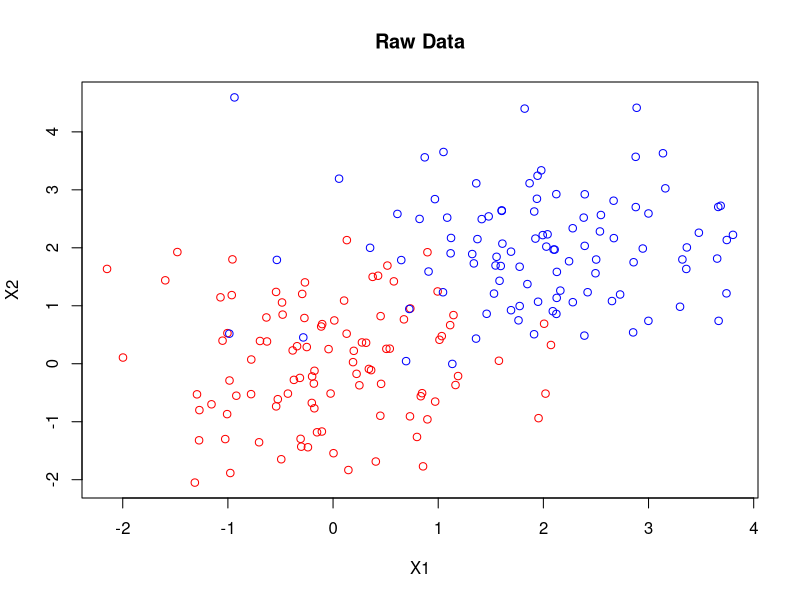
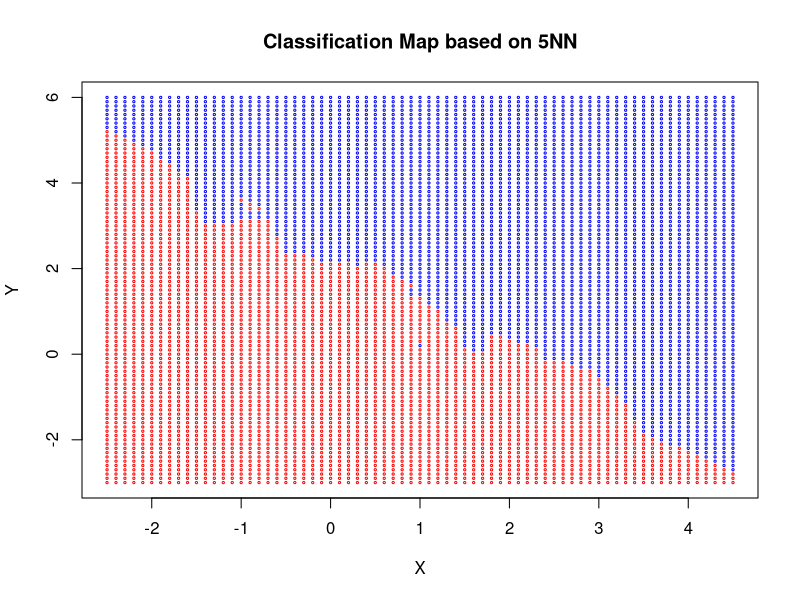
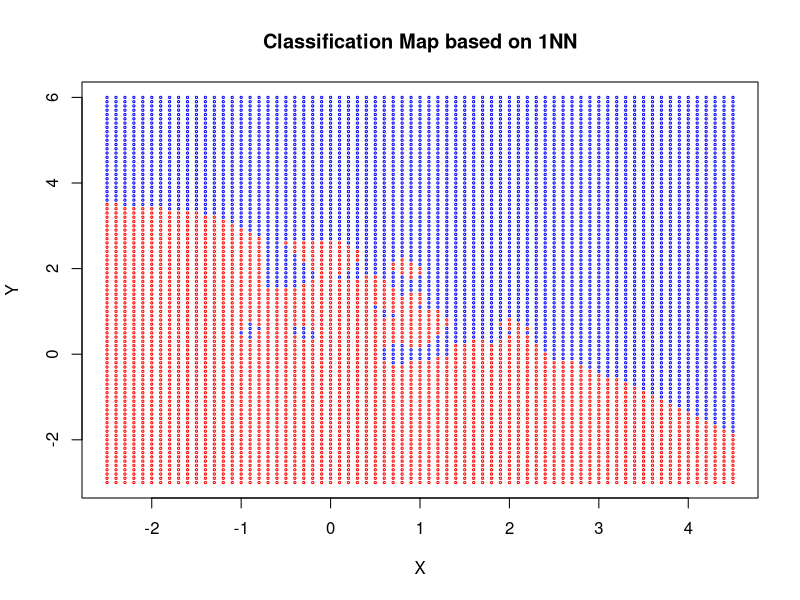
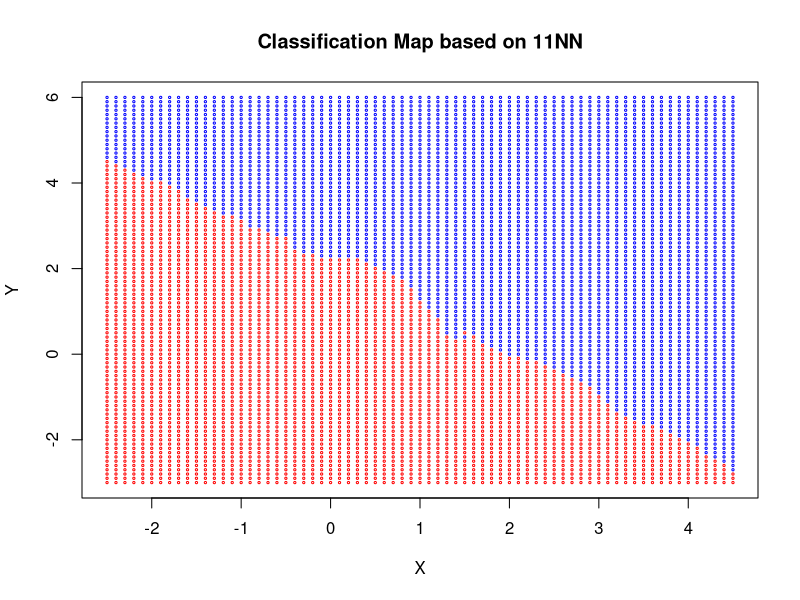

The R script that drew these images, in order:
## ---- chunk 1
knitr::opts_chunk$set(echo = TRUE)
## ---- chunk 2

set.seed(12) ## Do this to make a reproducible simulated dataset

simulatedDataGroup1 <- data.frame(X = rnorm(100), Y = rnorm(100)) ## This is the "reds" who are a group of widgits displaying values one 
## would expect to see from a bivariate regular normal (mu = 0, sd = 1) between two independent variables.
simulatedDataGroup2 <- data.frame(X = rnorm(100, mean = 2), Y = rnorm(100, mean = 2)) ## This is the "blues" who are a group of widgits
## with a similar distribution but ofset in both variables by 2 units up and to the right.

combinedData <- data.frame(matrix(nrow = 200, ncol = 2))                                                                    
combinedData[1:100, ] <- simulatedDataGroup1
combinedData[101:200, ] <- simulatedDataGroup2 ## This is our complete simulated dataset
groupMembership <- c(rep("red", 100), rep("blue", 100)) ## ... and our record of their group membership.

plot(combinedData, col = groupMembership, main = "Raw Data")

## ---- chunk 3

distNeighbours <- function(classifiedData, unclassifiedPoint, p = c(1L, 2L, Inf)) {
  di <- classifiedData
  for (i in 1:length(unclassifiedPoint)) { ## This produces the absolute differences in all dimensions of our point from every other point.
    di[ , i] <- abs(classifiedData[ , i]-unclassifiedPoint[i])
  }
  if (is.finite(p)) { ## If p is a natural number (not the infinity norm)...
    exponentiated <- di^p
    distance <- rowSums(exponentiated)
    distance <- distance^(1/p) ## Then do sum(row^p)^(1/p) (the p-norm), if p=2 this is often called the l2 or Euclidean norm, if p=1 this
    ## is the l1 or taxicab norm.
  }
  else if (is.infinite(p)) { ## If p is Inf (infinity)...
    distance <- apply(di, 1, max) ## Then do max(row), which is the p-norm as p -> +infinity, thus we've implemented every p-norm in this
    ## function, we could have implemented other distance measures as well, but I think these are the most common numeric vector norms, and
    ## also the most relevant for my purposes.
  }
  else { ## And for the indecisive...
    exponentiated <- di^2
    distance <- sqrt(rowSums(exponentiated)) ## We have the l2 or Euclidean norm as a default, but...
    warning("No or unknown distance measure given, defaulting to p=2/euclidean norm.") ## we better warn them of their indecision.
  }
  distance
}

kNN <- function(classifiedData, classification, unclassifiedPoint, k, p = 2) {
  distances <- distNeighbours(classifiedData, unclassifiedPoint, p) ## Once we have the distances to every point
  kthneighbour <- sort(distances)[k] ## Find the distance to the kth closest point
  kNN <- classification[distances <= kthneighbour] ## And find out which group all the points at most that distance away are
  conclusion <- table(kNN)/k ## Collect the votes (each of those neighbours gets a vote as to what a given point is based on what they 
  ## are) and make the values into proportions
  list(results = conclusion, k = k, p = p) ## And return results, including some information on how we collected the results
}
## ---- chunk 4

XInt <- seq(-2.5, 4.5, by = 0.1) ## Choose some x and y values that span the data to use to map how this would classify areas of the space
YInt <- seq(-3, 6, by = 0.1)

colMatrix5 <- matrix(nrow = length(YInt), ncol = length(XInt))

for (j in 1:length(XInt)) { ## This loop only works for odd numbers because it doesn't have a case in order to handle a tie, that is very
  ## easy to fix, but why bother since there are so many odd numbers we can choose from (unless we wish to make this a function, which
  ## considering the number of times we use it in this script, might be a worthwhile activity!).
  for (i in 1:length(YInt)) {
    NN5 <- kNN(combinedData, 
               groupMembership, 
               c(XInt[j], YInt[i]), 
               k = 5, ## We are considering the five nearest neighbours in this version.
               p = 2)
    colMatrix5[i, j] <- names(NN5$results[NN5$results == max(NN5$results)])
  }
}

rm(NN5, i, j)

Xwhich <- rep(NA_integer_, length(colMatrix5))

for (i in ((1:length(XInt))-1)) {
  Xwhich[(1+i*length(YInt)):(length(YInt)+i*length(YInt))] <- (i+1)
}

pointLocations <- data.frame(X = XInt[Xwhich], Y = rep(YInt, length(XInt))) ## The coordinates of all the points we found the 'majority
## vote' for in our nested loop.
coloursPoints5 <- c(colMatrix5) ## The 'majority votes' converted to a vector

plot(pointLocations, col = coloursPoints5, cex = 0.3, main = "Classification Map based on 5NN")

## ---- chunk 5

colMatrix1 <- matrix(nrow = length(YInt), ncol = length(XInt))

for (j in 1:length(XInt)) { ## Same comment as previous loop
  for (i in 1:length(YInt)) {
    NN1 <- kNN(combinedData, 
               groupMembership, 
               c(XInt[j], YInt[i]), 
               k = 1, 
               p = 2)
    colMatrix1[i, j] <- names(NN1$results[NN1$results == max(NN1$results)])
  }
}

rm(NN1, i, j)

coloursPoints1 <- c(colMatrix1)

plot(pointLocations, col = coloursPoints1, cex = 0.3, main = "Classification Map based on 1NN")

## ---- chunk 6

colMatrix11 <- matrix(nrow = length(YInt), ncol = length(XInt))

for (j in 1:length(XInt)) { ## Same comment as previous loop
  for (i in 1:length(YInt)) {
    NN11 <- kNN(combinedData, 
               groupMembership, 
               c(XInt[j], YInt[i]), 
               k = 11, 
               p = 2)
    colMatrix11[i, j] <- names(NN11$results[NN11$results == max(NN11$results)])
  }
}

rm(NN11, i, j)

coloursPoints11 <- c(colMatrix11)

plot(pointLocations, col = coloursPoints11, cex = 0.3, main = "Classification Map based on 11NN")

